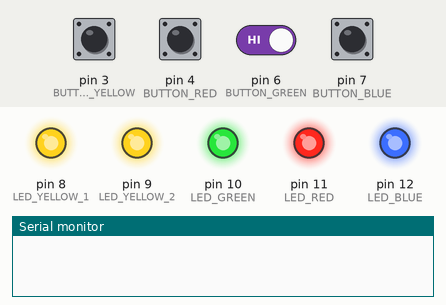
Simulated run of this sketch. Board: Arduino Uno, built with avr-gcc and run on an emulated ATmega328P. Shown: output pins drawn as LEDs (lit = HIGH), the last lines printed to the serial monitor. Inputs (shaded band) come from the test bench; at power-on: pin 3 (BUTTON_YELLOW), pin 4 (BUTTON_RED), pin 6 (BUTTON_GREEN), pin 7 (BUTTON_BLUE) HIGH. Random numbers use the default seed unless the sketch sets one.

Above: at 1.2 s.
1.3 s: pin 3 (BUTTON_YELLOW) pulled LOW for 0.15 s
At 2.2 s:
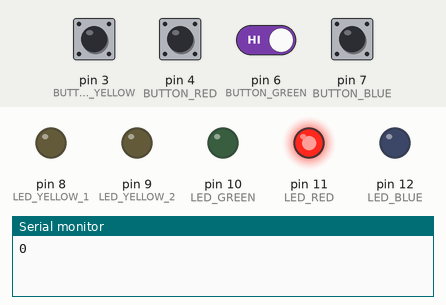
4.3 s: pin 3 (BUTTON_YELLOW) pulled LOW for 1 s
At 6.3 s:
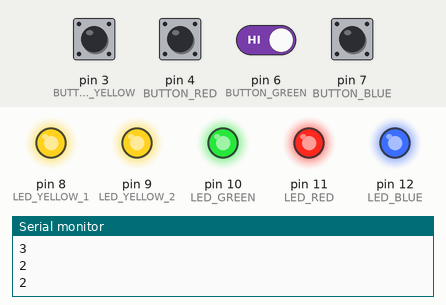
6.8 s: pin 4 (BUTTON_RED) pulled LOW for 0.15 s
At 7.2 s:
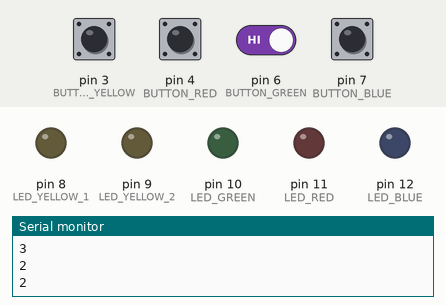
9.9 s: pin 3 (BUTTON_YELLOW) driven LOW and pin 6 (BUTTON_GREEN) driven LOW
At 11.8 s:
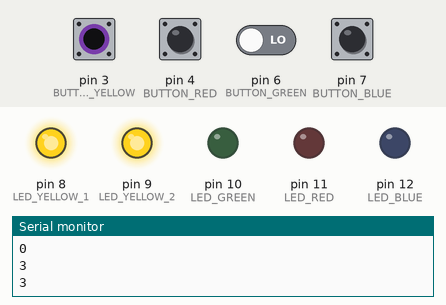
Timing chart, 0 to 16.9 s (numbered marks = the images above; inputs shaded):
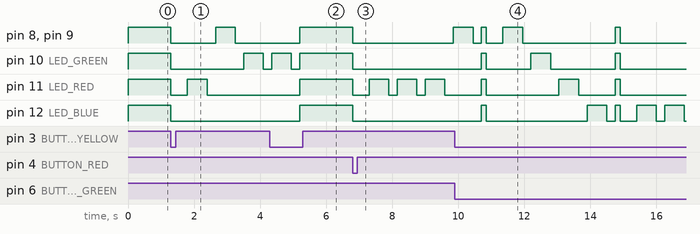

Measured:
- after the input at 1.3 s, pin 8 (LED_YELLOW_1), pin 9 (LED_YELLOW_2): HIGH → LOW at once, → HIGH 1.4 s later, → LOW 0.60 s later; pin 10 (LED_GREEN): HIGH → LOW at once, → HIGH 2.2 s later, → LOW 0.60 s later; pin 11 (LED_RED): HIGH → LOW at once, → HIGH 0.50 s later, → LOW 0.60 s later; pin 12 (LED_BLUE): HIGH → LOW at once
- after the input at 4.3 s, pin 8 (LED_YELLOW_1), pin 9 (LED_YELLOW_2), pin 11 (LED_RED), pin 12 (LED_BLUE): LOW → HIGH after 0.90 s
- after the input at 6.8 s, pin 8 (LED_YELLOW_1), pin 9 (LED_YELLOW_2): HIGH → LOW at once, → HIGH 3.1 s later; pin 10 (LED_GREEN), pin 12 (LED_BLUE): HIGH → LOW at once; pin 11 (LED_RED): HIGH → LOW at once, then repeats every 0.85 s: HIGH 0.60 s, LOW 0.25 s
- after the input at 9.9 s, pin 10 (LED_GREEN): goes HIGH 0.15 s, LOW 1.4 s, HIGH 0.60 s, LOW 2.0 s, HIGH 0.15 s, then LOW, starting after 0.80 s; pin 11 (LED_RED): goes HIGH 0.15 s, LOW 2.2 s, HIGH 0.60 s, LOW 1.1 s, HIGH 0.15 s, then LOW, starting after 0.80 s

The sketch:

GENUS.ino
```cpp
//-----------------------#define e Variáveis------------------------//
#define LED_RED 11
#define LED_BLUE 12
#define LED_GREEN 10
#define LED_YELLOW_1 8
#define LED_YELLOW_2 9

#define BUTTON_RED 4
#define BUTTON_BLUE 7
#define BUTTON_GREEN 6
#define BUTTON_YELLOW 3

#define TEMPO_PISCA 600
#define TEMPO_ENTRE 150

int qnt = 4;
int play = 1;
int jogada = 0;
int sorteados[50];  // QT_SEQ é o tamanho da sequência dos leds

//--------------Declaração da função de cada elemento---------------//
void setup() {
  Serial.begin(9600);

  pinMode(LED_RED, OUTPUT);
  pinMode(LED_BLUE, OUTPUT);
  pinMode(LED_GREEN, OUTPUT);
  pinMode(LED_YELLOW_1, OUTPUT);
  pinMode(LED_YELLOW_2, OUTPUT);

  pinMode(BUTTON_RED, INPUT_PULLUP);
  pinMode(BUTTON_BLUE, INPUT_PULLUP);
  pinMode(BUTTON_GREEN, INPUT_PULLUP);
  pinMode(BUTTON_YELLOW, INPUT_PULLUP);


  randomSeed(analogRead(0)); //Sorteia uma nova sequencia toda vez que liga o Arduino
}

//----------Loop do sorteio, leitura de botão e comparação----------//
void loop() {
  //Acende tudo
  digitalWrite(LED_RED, HIGH);
  digitalWrite(LED_BLUE, HIGH);
  digitalWrite(LED_GREEN, HIGH);
  digitalWrite(LED_YELLOW_1, HIGH);
  digitalWrite(LED_YELLOW_2, HIGH);


  le_botao(); //Jogador aperta qlqer botão e já inicia o sorteio
  //Apaga tudo
  digitalWrite(LED_RED, LOW);
  digitalWrite(LED_BLUE, LOW);
  digitalWrite(LED_GREEN, LOW);
  digitalWrite(LED_YELLOW_1, LOW);
  digitalWrite(LED_YELLOW_2, LOW);
  delay(500);

  qnt = 4;
  play = 1;
  jogada = 0;

  while (play == 1) {

    //-----------------------Sorteio da sequência-----------------------//
    //QT_SEQ é o tamanho da sequência - quantas vezes os LEDs piscam

    while (jogada < qnt) {
      sorteados[jogada] = random(4);
      jogada ++;
    } //Fim do sorteio
    for(int i = 0;i<qnt;i++){
       pisca_led(sorteados[i]);
       delay(TEMPO_ENTRE);
    }


    //---------------------Comparação da sequência----------------------//
    int vez; //Definido fora do for para poder verificar numero de acertos no final
    for (vez = 0; vez < qnt; vez ++) {
      if (le_botao() == sorteados[vez]) {
        pisca_led(sorteados[vez]);
      } else {
        play = 0;
        piscar_todos();
        break; //Sai do for
      }
    }

    if(play == 1){
      qnt++;
    }
  }
} //Fim do loop

//------------------------Função piscar LED-------------------------//
void pisca_led(int posicao) {
  Serial.println(posicao);

  if (posicao == 0) {
    digitalWrite(LED_RED, HIGH);
    delay(TEMPO_PISCA);
    digitalWrite(LED_RED, LOW);
  } else if (posicao == 1) {
    digitalWrite(LED_BLUE, HIGH);
    delay(TEMPO_PISCA);
    digitalWrite(LED_BLUE, LOW);
  } else if (posicao == 2) {
    digitalWrite(LED_GREEN, HIGH);
    delay(TEMPO_PISCA);
    digitalWrite(LED_GREEN, LOW);
  } else if (posicao == 3) {
    digitalWrite(LED_YELLOW_1, HIGH);
    digitalWrite(LED_YELLOW_2, HIGH);
    delay(TEMPO_PISCA);
    digitalWrite(LED_YELLOW_1, LOW);
    digitalWrite(LED_YELLOW_2, LOW);
  }
  delay(100);

} //Fim do pisca_led

//------------------------Função ler os botões----------------------//
int le_botao () {
  int result = -1; //-1 indica que nenhum botão foi apertado

  while (result == -1) {
    if (digitalRead(BUTTON_RED) == LOW) {
      result = 0;    //Posição 0
    } else if (digitalRead(BUTTON_BLUE) == LOW) {
      result = 1;
    } else if (digitalRead(BUTTON_GREEN) == LOW) {
      result = 2;
    } else if (digitalRead(BUTTON_YELLOW) == LOW) {
      result = 3;
    }
  }
  return result; //Retorna o inteiro int le_botao
}

void piscar_todos(){
    digitalWrite(LED_RED, HIGH);
  digitalWrite(LED_BLUE, HIGH);
  digitalWrite(LED_GREEN, HIGH);
  digitalWrite(LED_YELLOW_1, HIGH);
  digitalWrite(LED_YELLOW_2, HIGH);


  delay(TEMPO_ENTRE); //Jogador aperta qlqer botão e já inicia o sorteio
  //Apaga tudo
  digitalWrite(LED_RED, LOW);
  digitalWrite(LED_BLUE, LOW);
  digitalWrite(LED_GREEN, LOW);
  digitalWrite(LED_YELLOW_1, LOW);
  digitalWrite(LED_YELLOW_2, LOW);
}
```
